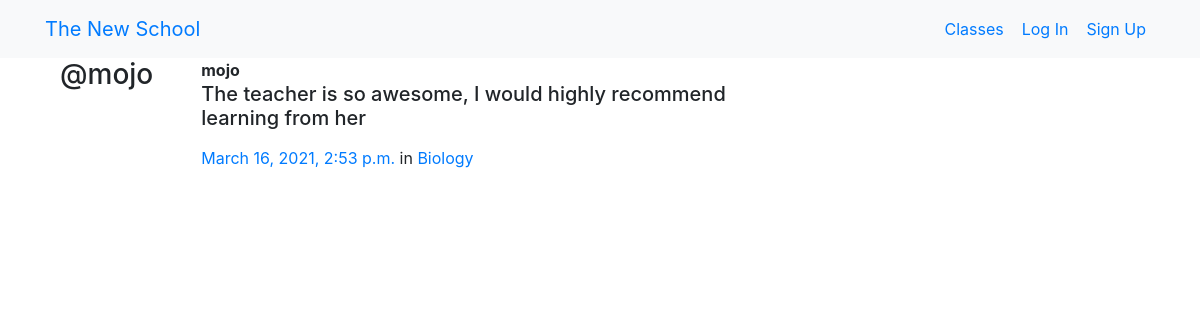
Page /posts/by/mojo/20/ on the committed database.
### posts/models.py (models this page shows, shortened)
class Post(models.Model):
    user = models.ForeignKey(User, related_name='posts',
                             on_delete=models.CASCADE)
    created_at = models.DateTimeField(auto_now=True)
    message = models.TextField()
    message_html = models.TextField(editable=False)
    group = models.ForeignKey(
        Group, related_name='posts', null=True, blank=True, on_delete=models.CASCADE)
    class Meta:
        ordering = ['-created_at']
        unique_together = ['user', 'message']

### groups/models.py (models this page shows, shortened)
class Group(models.Model):
    name = models.CharField(max_length=255, unique=True)
    slug = models.SlugField(allow_unicode=True, unique=True)
    description = models.TextField(blank=True, default='')
    description_html = models.TextField(editable=False, default='', blank=True)
    members = models.ManyToManyField(User, through='GroupMember')
    class Meta:
        ordering = ['name']

### posts/views.py (the view)
# urls.py: path("by/<username>/<int:pk>/", views.PostDetail.as_view(), name="single"),
class PostDetail(SelectRelatedMixin, generic.DetailView):
    model = models.Post
    select_related = ('user', 'group')
    def get_queryset(self):
        queryset = super().get_queryset()
        return queryset.filter(user__username__iexact=self.kwargs.get('username'))

### posts/templates/posts/post_detail.html
{% extends "posts/post_base.html" %}
{% block post_content %}
    <div class="col-md-8">
        {% include "posts/_post.html" %}
    </div>
{% endblock %}

### posts/templates/posts/_post.html (shortened to what this page needs)
<div class="post media">
    <h3 class="mr-5">@{{ post.user.username }}</h3>
    <div class="media-body">
        <strong>{{post.user.username}}</strong>
        <h5>{{ post.message_html | safe}}</h5>
        <time class="time">
            <a href="{% url 'posts:single' username=post.user.username pk=post.pk %}">{{ post.created_at }}</a>
            {% if post.group %}
            <span class="group-name">
                in <a href="#">{{ post.group.name }}</a>
            </span>
            {% endif %}
        </time>
    </div>
</div>

### rows in the picture
Post: user.username "mojo", message_html "The teacher is so awesome, I would highly recommend learning from her", created_at "March 16, 2021, 2:53 p.m.", group.name "Biology"
